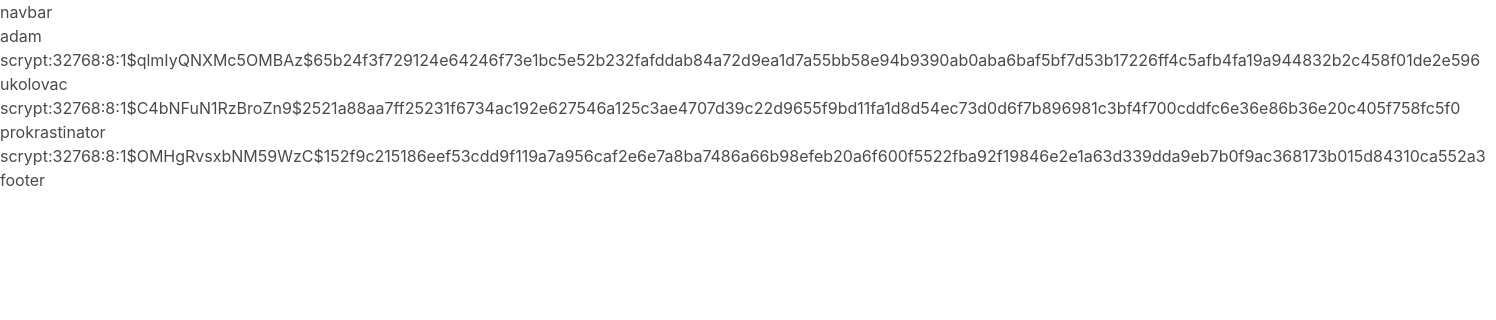
The page / on the database its author committed.
### models.py (models this page shows, shortened)
class User(db.Model):
    __tablename__ = "users"
    id = db.Column(db.Integer, primary_key=True)
    username = db.Column(db.String(20), unique=True, nullable=False)
    password = db.Column(db.String(60), nullable=False)
    created_at = db.Column(db.DateTime, nullable=False, default=datetime.utcnow)
    updated_at = db.Column(db.DateTime, nullable=False, default=datetime.utcnow, onupdate=datetime.utcnow)

### app.py (the view)
@app.route('/')
def home():
    users = User.query.all()
    return render_template("pages/home.html", users=users)

### templates/pages/home.html
{% extends "base.html" %}
{% block content %}
<div>
    <ul>
        {% for user in users %}
            <li>{{ user.username|e }} <br> {{ user.password|e }} </li>
        {% else %}
            <li><em>no users found</em></li>
        {% endfor %}
    </ul>
</div>
{% endblock %}

### templates/base.html (shortened to what this page needs)
<!DOCTYPE html>
<html lang="cs">
<head>
  <link rel="stylesheet" href="https://cdn.jsdelivr.net/npm/bulma@0.9.4/css/bulma.min.css">
  <link rel="stylesheet" href="{{ url_for('static', filename='styles.css') }}">
</head>
<body>
  {% include "navbar.html" %}
  <main>
    {% block content %}{% endblock %}
  </main>
  {% include "footer.html" %}
</body>
</html>

### templates/navbar.html
<nav>
    navbar
</nav>

### templates/footer.html
<footer>
    footer
</footer>

### rows shown on the page
User: username "adam", password "scrypt:32768:8:1$qlmIyQNXMc5OMBAz$65b24f3f729124e64246f73e1bc5e52b232fafddab84a72d9ea1d7a55bb58e94b9390ab0aba6baf5bf7d53b17226ff4c5afb4fa19a944832b2c458f01de2e596"
User: username "ukolovac", password "scrypt:32768:8:1$C4bNFuN1RzBroZn9$2521a88aa7ff25231f6734ac192e627546a125c3ae4707d39c22d9655f9bd11fa1d8d54ec73d0d6f7b896981c3bf4f700cddfc6e36e86b36e20c405f758fc5f0"
User: username "prokrastinator", password "scrypt:32768:8:1$OMHgRvsxbNM59WzC$152f9c215186eef53cdd9f119a7a956caf2e6e7a8ba7486a66b98efeb20a6f600f5522fba92f19846e2e1a63d339dda9eb7b0f9ac368173b015d84310ca552a3"
